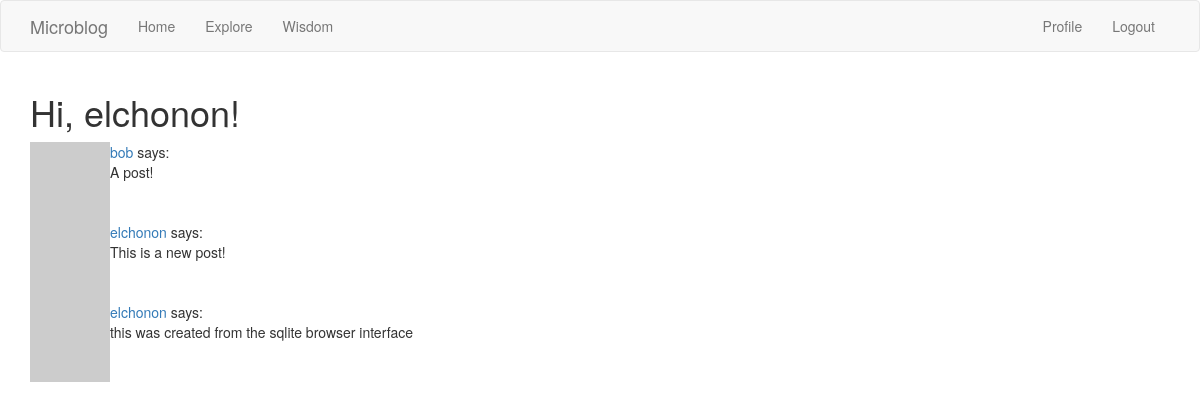
The page /explore (signed in) on the database as committed earlier.
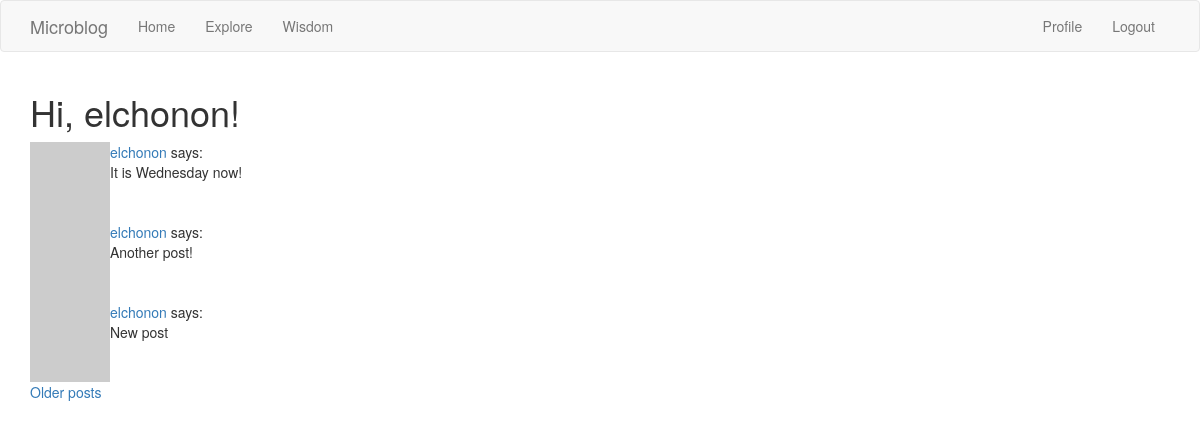
The same page on the database as committed later.
### app/models.py (models this page shows, shortened)
class User(UserMixin, db.Model):
    id = db.Column(db.Integer, primary_key=True)
    username = db.Column(db.String(64), index=True, unique=True)
    email = db.Column(db.String(120), index=True, unique=True)
    password_hash = db.Column(db.String(128))
    posts = db.relationship('Post', backref='author', lazy='dynamic')
    about_me = db.Column(db.String(140))
    last_seen = db.Column(db.DateTime, default=datetime.utcnow)
    followed = db.relationship(
        'User', secondary=followers,
        primaryjoin=(followers.c.follower_id == id),
        secondaryjoin=(followers.c.followed_id == id),
        backref=db.backref('followers', lazy='dynamic'), lazy='dynamic')
    def avatar(self, size):
        digest = md5(self.email.lower().encode('utf-8')).hexdigest()
        return 'https://www.gravatar.com/avatar/{}?d=identicon&s={}'.format(
            digest, size)

class Post(db.Model):
    id = db.Column(db.Integer, primary_key=True)
    body = db.Column(db.String(140))
    timestamp = db.Column(db.DateTime, index=True, default=datetime.utcnow)
    user_id = db.Column(db.Integer, db.ForeignKey('user.id'))

### app/main/routes.py (the view)
@bp.route('/explore')
@login_required
def explore():
    page = request.args.get('page', 1, type=int)
    posts = Post.query.order_by(Post.timestamp.desc()).paginate(
        page, current_app.config['POSTS_PER_PAGE'], False)
    next_url = url_for('main.explore', page=posts.next_num) \
        if posts.has_next else None
    prev_url = url_for('main.explore', page=posts.prev_num) \
        if posts.has_prev else None
    return render_template("index.html", title='Explore', posts=posts.items,
                           next_url=next_url, prev_url=prev_url)

### app/main/routes.py (called while the page is built)
@bp.before_request
def before_request():
    if current_user.is_authenticated:
        current_user.last_seen = datetime.utcnow()
        db.session.commit()

### app/models.py (called while the page is built)
@login.user_loader
def load_user(id):
    return User.query.get(int(id))

### app/templates/index.html (shortened to what this page needs)
{% extends "base.html" %}
{% block app_content %}
<h1>Hi, {{ current_user.username }}!</h1>
{% for post in posts %}
    {% include '_post.html' %}
{% endfor %}
{% if next_url %}
<a href="{{ next_url }}">Older posts</a>
{% endif %}
{% endblock %}

### app/templates/base.html (shortened to what this page needs)
{% extends 'bootstrap/base.html' %}
{% block navbar %}
    <nav class="navbar navbar-default">
        <div class="container">
            <div class="navbar-header">
                <a class="navbar-brand" href="{{ url_for('main.index') }}">Microblog</a>
            </div>
            <div class="collapse navbar-collapse" id="bs-example-navbar-collapse-1">
                <ul class="nav navbar-nav">
                    <li><a href="{{ url_for('main.index') }}">{{ ('Home') }}</a></li>
                    <li><a href="{{ url_for('main.explore') }}">{{ ('Explore') }}</a></li>
                    <li><a href="{{ url_for('main.wisdom') }}">{{ ('Wisdom') }}</a></li>
                </ul>
                <ul class="nav navbar-nav navbar-right">
                    {% if current_user.is_anonymous %}
                    <li><a href="{{ url_for('auth.login') }}">{{ ('Login') }}</a></li>
                    {% else %}
                    <li><a href="{{ url_for('main.user', username=current_user.username) }}">{{ ('Profile') }}</a></li>
                    <li><a href="{{ url_for('auth.logout') }}">{{ ('Logout') }}</a></li>
                    {% endif %}
                </ul>
            </div>
        </div>
    </nav>
{% endblock %}
{% block content %}
    <div class="container">
        {% block app_content %}{% endblock %}
    </div>
{% endblock %}

### app/templates/_post.html
<table>
    <tr valign="top">
        <td><img src="{{ post.author.avatar(36) }}"></td>
        <td>
            <a href="{{ url_for('main.user', username=post.author.username) }}">
                {{ post.author.username }}
            </a>
            says:<br>{{ post.body }}
        </td>
    </tr>
</table>

Rows that differ between the two databases and show on the page:
no longer on this page (row unchanged): Post: author.username "bob", body "A post!"
no longer on this page (row unchanged): Post: author.username "elchonon", body "This is a new post!"
no longer on this page (row unchanged): Post: author.username "elchonon", body "this was created from the sqlite browser interface"
added Post: author.username "elchonon", body "It is Wednesday now!"
added Post: author.username "elchonon", body "Another post!"
added Post: author.username "elchonon", body "New post"
Other text that changed with them:
text now shown: "Older posts"
